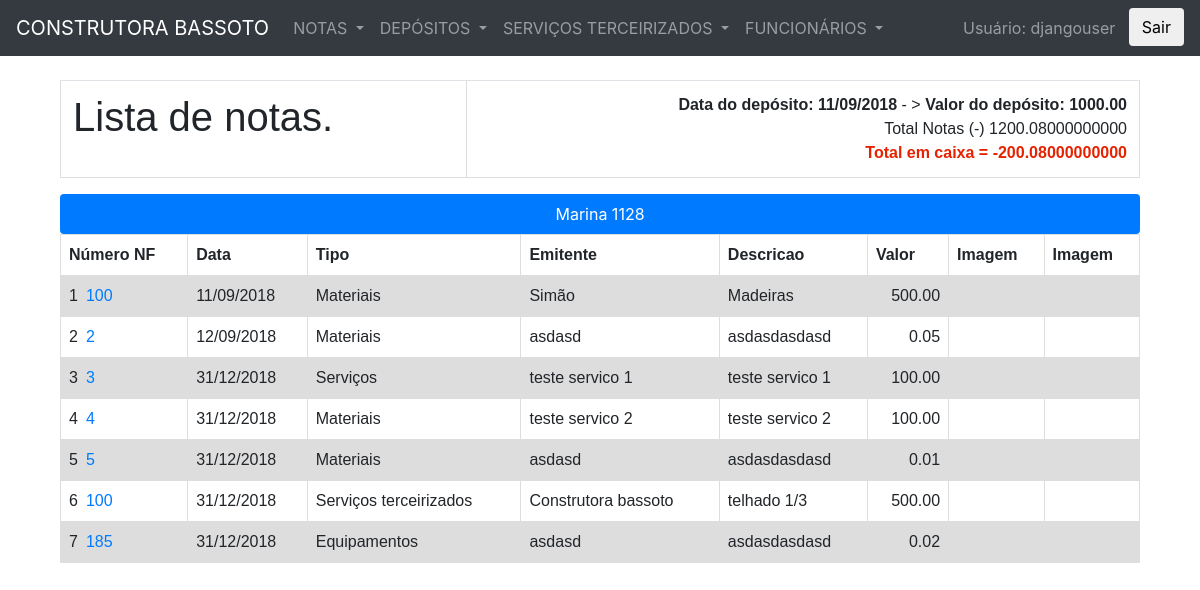
The app's page /nota_filter/?projeto=1&deposito=1 (signed in) with its own data.
### notas/models.py (models this page shows, shortened)
class Deposito(models.Model):
	data = models.DateField()
	valor = models.DecimalField(
		max_digits=10,
		decimal_places=2
		)
	comentarios = models.CharField(
		max_length=70,
		blank=True,
		help_text="Informações relacionadas com o depósito(opcional)."
		)
	projeto = models.ForeignKey(
		'Projeto',
		on_delete=models.SET_NULL,
		null=True)
	class Meta:
		ordering = ["-id"]

class Projeto(models.Model):
	nome = models.CharField(
		max_length=30
		)
	def __str__(self):
		return self.nome

class Nota(models.Model):
	numero = models.CharField(
		max_length=20
		)
	data = models.DateField(
		blank=True
		)
	emitente = models.CharField(
		max_length=30
		)
	descricao = models.CharField(
		max_length=70
		)
	valor = models.DecimalField(
		max_digits=10,
		decimal_places=2,
		blank=True
		)
	TIPO_GASTO = (
		('Depósitos', 'DEPOSITOS'),
		('Equipamentos','EQUIPAMENTOS'),
		('Funcionários', 'FUNCIONARIOS'),
		('Impostos', 'IMPOSTOS'),
		('Materiais', 'MATERIAIS'),
		('Serviços', 'SERVIÇOS'),
		('Serviços Terceirizados', 'SERVIÇOS TERCEIRIZADOS'),
	)
	tipo_gasto = models.CharField(
		max_length=23,
		choices=TIPO_GASTO
		)
	projeto = models.ForeignKey(
		'Projeto',
		on_delete=models.SET_NULL,
		null=True
		)
	imagem = models.FileField(
		upload_to='notas_compras',
		blank=True,
		)
	imagem1 = models.FileField(
		upload_to='notas_compras',
		blank=True,
		)
	def deposito_corrente():
		return {Deposito.objects.last()}
	deposito = models.ForeignKey(
		'Deposito',
		on_delete=models.SET_NULL,
		null=True,
		default=deposito_corrente
		)
	servico_terceirizado = models.ForeignKey(
		'ServicoTerceirizado',
		on_delete=models.SET_NULL,
		null=True,
		blank=True,
		default=None
		)
	class Meta:
		permissions = (("can_change", "Pode alterar notas"),)
		ordering = ["data"]

### notas/views.py (the view)
# urls.py: path('nota_filter/', views.nota_filter, name='nota_filter'),
@login_required
def nota_filter(request):
    notas = Nota.objects.all()
    query = "Nota.objects.all()"
    if 'projeto' in request.GET and request.GET['projeto']:
        projeto = request.GET['projeto']
        notas = notas.filter(projeto=projeto)
        query += ".filter(projeto='"+projeto+"')"
        projeto = Projeto.objects.get(id=projeto)
    if 'data_inicio' in request.GET and request.GET['data_inicio']:
        data_inicio = request.GET['data_inicio']
        notas = notas.filter(data__gte=data_inicio)
        query += ".filter(data__gte='"+data_inicio+"')"
    if 'data_fim' in request.GET and request.GET['data_fim']:
        data_fim = request.GET['data_fim']
        notas = notas.filter(data__lte=data_fim)
        query += ".filter(data__lte='"+data_fim+"')"
    if 'valor' in request.GET and request.GET['valor']:
        valor = request.GET['valor']
        notas = notas.filter(valor=valor)
        query += ".filter(valor='"+valor+"')"
    if 'numero' in request.GET and request.GET['numero']:
        numero = request.GET['numero']
        notas = notas.filter(numero=numero)
        query += ".filter(numero='"+numero+"')"
    if 'emitente' in request.GET and request.GET['emitente']:
        emitente = request.GET['emitente']
        notas = notas.filter(emitente=emitente)
        query += ".filter(emitente='"+emitente+"')"
    if 'deposito' in request.GET and request.GET['deposito']:
        deposito = request.GET['deposito']
        notas = notas.filter(deposito_id=deposito)
        query += ".filter(deposito_id='"+deposito+"')"
        deposito = Deposito.objects.get(pk=deposito)
    else:
        deposito=""
        valor_em_caixa=""
        total_notas=""
    if 'tipo_gasto' in request.GET and request.GET['tipo_gasto']:
        tipo_gasto = request.GET['tipo_gasto']
        notas = notas.filter(tipo_gasto=tipo_gasto)
        query += ".filter(tipo_gasto='"+tipo_gasto+"')"
    try:
        total_notas = notas.aggregate(Sum('valor'))
        total_notas = total_notas['valor__sum']
    except:
        total_notas="Pesquisa não retornou nota."
    try:
        valor_em_caixa = deposito.valor - total_notas
    except:
        valor_em_caixa=""
    context = {'projeto': projeto,
                'notas': notas,
                'query': query,
                'deposito':deposito,
                'valor_em_caixa': valor_em_caixa,
                'total_notas':total_notas,
                'media_url':"/media/"}
    return render(request, 'notas/nota_list_filter.html', context)

### Z_construtoraBassotoFiles/notas/templates/notas/nota_list_filter.html (shortened to what this page needs)
{% extends 'notas/base.html' %}
{% block content %}
{% include "notas/list_header.html" %}
<div class="container">
	<ul class="nav nav-pills nav-justified">
		<li class="nav-item"> <a class="nav-link active" href="#{{projeto}}">{{projeto}}</a></li>
	</ul>
	<div class="tab-content">
		<div id="{{projeto}}" >
			<div class="post">
				<table class="indice">
					<tr>
						<th>Número NF</th>
						<th>Data</th>
						<th>Tipo</th>
						<th>Emitente</th>
						<th>Descricao</th>
						<th>Valor</th>
						<th>Imagem</th>
						<th>Imagem</th>
					</tr>
					{% for nota in notas %}
						<tr>
							{% if perms.notas.can_change %}
							<td><a href="{% url 'notas:nota_edit' nota.pk %}?next={{ request.path|urlencode }}">{{ nota.numero }}</td>
							{% else %}
							<td>{{ nota.numero }}</td>
							{% endif %}
							<td>{{ nota.data|date:"d/m/Y" }}</td>
							<td>{{ nota.tipo_gasto }}</td>
							<td>{{ nota.emitente }}</td>
							<td>{{ nota.descricao }}</td>
							<td class="alnright">{{ nota.valor }}</td>
							<td><a href="{{ media_url }}{{ nota.imagem }}">{% if  nota.imagem %} imagem {% endif %}</td>
							<td><a href="{{ media_url }}{{ nota.imagem1 }}">{% if  nota.imagem1 %} imagem1 {% endif %}</td>
						</tr>
					{% endfor %}
				</table>
			</div>
		</div>
	</div>
</div>
{% endblock %}

### Z_construtoraBassotoFiles/notas/templates/notas/base.html (shortened to what this page needs)
{% load static %}
<!doctype html>
<html>
	<head>
    <link rel="stylesheet" href="https://stackpath.bootstrapcdn.com/bootstrap/4.1.0/css/bootstrap.min.css">
  <link rel="stylesheet" href="https://use.fontawesome.com/releases/v5.0.13/css/all.css">
	</head>
	<body>
<nav class="navbar navbar-expand-sm bg-dark navbar-dark">
  </button> <a class="navbar-brand" href="{% url 'notas:nota_list' %}">CONSTRUTORA BASSOTO</a>
  <div class="collapse navbar-collapse" id="collapsibleNavbar">
  <ul class="navbar-nav">
    <li class="nav-item dropdown">
      <a class="nav-link dropdown-toggle" href="#" id="navbardrop" data-toggle="dropdown">
        NOTAS
      </a>
    </li>
    <li class="nav-item dropdown">
      <a class="nav-link dropdown-toggle" href="#" id="navbardrop" data-toggle="dropdown">
        DEPÓSITOS
      </a>
    </li>
    <li class="nav-item dropdown">
      <a class="nav-link dropdown-toggle" href="#" id="navbardrop" data-toggle="dropdown">
        SERVIÇOS TERCEIRIZADOS
      </a>
    </li>
    <li class="nav-item dropdown">
      <a class="nav-link dropdown-toggle" href="#" id="navbardrop" data-toggle="dropdown">
        FUNCIONÁRIOS
      </a>
  </ul>
      <li class="navbar-nav ml-auto">
        {% if user.is_authenticated %}
          <div class="navbar-text">Usuário: {{ user.get_username }}&nbsp;&nbsp;&nbsp;</div>
            <form action="{% url 'logout'%}?next={{request.path}}" method="get">
              <button type="submit" class="btn btn-default navbar-btn" >Sair</button>
            </form>
        {% else %}
            <form action="{% url 'login'%}?next={{request.path}}" method="get">
              <button type="submit" class="btn btn-default navbar-btn" >Sair</button>
            </form>
        {% endif %}
    </li>
  </div>
</nav>
<br>
		<div class="container">
			<main>
				{% block content %}
        {% endblock %}
			</main>
		</div>
 	</body>
</html>

### Z_construtoraBassotoFiles/notas/templates/notas/list_header.html
<div class="container">
    <table class="table" border="0">
        <tr>
        <td>
            <h1>Lista de notas.</h1>
        </td>
        <td>
            {% if  deposito.valor  > 0 %}
                <p class="semespaco" align="right"><b>Data do depósito: {{ deposito.data|date:"d/m/Y" }} </b> - >
                <b>Valor do depósito: {{ deposito.valor }}</b></p>
            {% else %}
                 <p class="semespaco" align="right"><b>Deposito: Nenhum deposito selecionado.</b></p>
            {% endif %}
                <p class="semespaco" align="right">Total Notas (-) {{ total_notas }}</p>
            {% if valor_em_caixa < 0 %}
                <p class="vermelho" align="right"><b>Total em caixa = {{ valor_em_caixa }}</b></p>
            {% else %}
                <p class="semespaco" align="right">Total em caixa = {{ valor_em_caixa }}</p>
            {% endif %}
        </td>
        </tr>
    </table>
</div>

### Z_construtoraBassotoFiles/notas/templates/notas/base.html (style rules this page uses)
table { font-family: arial, sans-serif; border-collapse: collapse; width: 100%; }
td, th { border: 1px solid #dddddd; text-align: left; padding: 8px; }
tr:nth-child(even) { background-color: #dddddd; }
.alnright { text-align: right; }
p.semespaco { margin: 0; padding: 0; }
p.vermelho { margin: 0; padding: 0; color:#e62200 }
table.indice { counter-reset: rowNumber; }
table.indice tr:not(:first-child) { counter-increment: rowNumber; }
table.indice tr td:first-child::before { content: counter(rowNumber); min-width: 1em; margin-right: 0.5em; }

### records on screen
Deposito: data "11/09/2018", valor "1000.00"
Projeto: nome "Marina 1128"
Nota: numero "100", data "11/09/2018", tipo_gasto "Materiais", emitente "Simão", descricao "Madeiras", valor "500.00"
Nota: numero "2", data "12/09/2018", tipo_gasto "Materiais", emitente "asdasd", descricao "asdasdasdasd", valor "0.05"
Nota: numero "3", data "31/12/2018", tipo_gasto "Serviços", emitente "teste servico 1", descricao "teste servico 1", valor "100.00"
Nota: numero "4", data "31/12/2018", tipo_gasto "Materiais", emitente "teste servico 2", descricao "teste servico 2", valor "100.00"
Nota: numero "5", data "31/12/2018", tipo_gasto "Materiais", emitente "asdasd", descricao "asdasdasdasd", valor "0.01"
Nota: numero "100", data "31/12/2018", tipo_gasto "Serviços terceirizados", emitente "Construtora bassoto", descricao "telhado 1/3", valor "500.00"
Nota: numero "185", data "31/12/2018", tipo_gasto "Equipamentos", emitente "asdasd", descricao "asdasdasdasd", valor "0.02"

### other values on screen
{{ user.get_username }} "djangouser"
{{ total_notas }} "1200.08000000000"
{{ valor_em_caixa }} "-200.08000000000"
